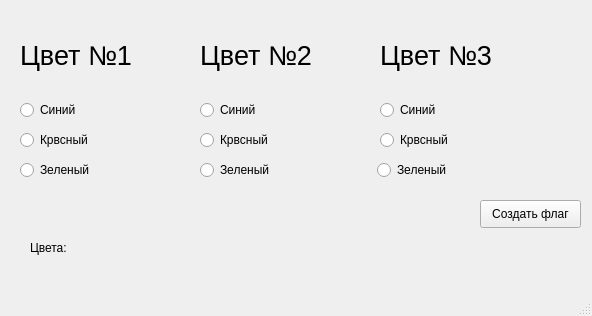
<?xml version="1.0" encoding="UTF-8"?>
<ui version="4.0">
 <class>MainWindow</class>
 <widget class="QMainWindow" name="MainWindow">
  <property name="enabled">
   <bool>true</bool>
  </property>
  <property name="geometry">
   <rect>
    <x>0</x>
    <y>0</y>
    <width>592</width>
    <height>316</height>
   </rect>
  </property>
  <property name="windowTitle">
   <string>Текстовый флаг </string>
  </property>
  <widget class="QWidget" name="centralwidget">
   <widget class="QLabel" name="label">
    <property name="geometry">
     <rect>
      <x>20</x>
      <y>20</y>
      <width>141</width>
      <height>71</height>
     </rect>
    </property>
    <property name="font">
     <font>
      <pointsize>20</pointsize>
     </font>
    </property>
    <property name="text">
     <string>Цвет №1</string>
    </property>
   </widget>
   <widget class="QLabel" name="label_2">
    <property name="geometry">
     <rect>
      <x>200</x>
      <y>20</y>
      <width>151</width>
      <height>71</height>
     </rect>
    </property>
    <property name="font">
     <font>
      <pointsize>20</pointsize>
     </font>
    </property>
    <property name="text">
     <string>Цвет №2</string>
    </property>
   </widget>
   <widget class="QLabel" name="label_3">
    <property name="geometry">
     <rect>
      <x>380</x>
      <y>20</y>
      <width>171</width>
      <height>71</height>
     </rect>
    </property>
    <property name="font">
     <font>
      <pointsize>20</pointsize>
     </font>
    </property>
    <property name="text">
     <string>Цвет №3</string>
    </property>
   </widget>
   <widget class="QRadioButton" name="radioButton_Bluy_1">
    <property name="geometry">
     <rect>
      <x>20</x>
      <y>100</y>
      <width>95</width>
      <height>20</height>
     </rect>
    </property>
    <property name="text">
     <string>Синий</string>
    </property>
   </widget>
   <widget class="QRadioButton" name="radioButton_Red_1">
    <property name="geometry">
     <rect>
      <x>20</x>
      <y>130</y>
      <width>95</width>
      <height>20</height>
     </rect>
    </property>
    <property name="text">
     <string>Крвсный</string>
    </property>
   </widget>
   <widget class="QRadioButton" name="radioButton_Green_1">
    <property name="geometry">
     <rect>
      <x>20</x>
      <y>160</y>
      <width>95</width>
      <height>20</height>
     </rect>
    </property>
    <property name="text">
     <string>Зеленый</string>
    </property>
   </widget>
   <widget class="QPushButton" name="pushButton">
    <property name="geometry">
     <rect>
      <x>480</x>
      <y>200</y>
      <width>101</width>
      <height>28</height>
     </rect>
    </property>
    <property name="text">
     <string>Создать флаг</string>
    </property>
   </widget>
   <widget class="QLabel" name="label_4">
    <property name="geometry">
     <rect>
      <x>30</x>
      <y>240</y>
      <width>55</width>
      <height>16</height>
     </rect>
    </property>
    <property name="text">
     <string>Цвета: </string>
    </property>
   </widget>
   <widget class="QRadioButton" name="radioButton_Bluy_2">
    <property name="geometry">
     <rect>
      <x>200</x>
      <y>100</y>
      <width>95</width>
      <height>20</height>
     </rect>
    </property>
    <property name="text">
     <string>Синий</string>
    </property>
   </widget>
   <widget class="QRadioButton" name="radioButton_Green_2">
    <property name="geometry">
     <rect>
      <x>200</x>
      <y>160</y>
      <width>95</width>
      <height>20</height>
     </rect>
    </property>
    <property name="text">
     <string>Зеленый</string>
    </property>
   </widget>
   <widget class="QRadioButton" name="radioButton_Red_2">
    <property name="geometry">
     <rect>
      <x>200</x>
      <y>130</y>
      <width>95</width>
      <height>20</height>
     </rect>
    </property>
    <property name="text">
     <string>Крвсный</string>
    </property>
   </widget>
   <widget class="QRadioButton" name="radioButton_Bluy_3">
    <property name="geometry">
     <rect>
      <x>380</x>
      <y>100</y>
      <width>95</width>
      <height>20</height>
     </rect>
    </property>
    <property name="text">
     <string>Синий</string>
    </property>
   </widget>
   <widget class="QRadioButton" name="radioButton_Red_3">
    <property name="geometry">
     <rect>
      <x>380</x>
      <y>130</y>
      <width>95</width>
      <height>20</height>
     </rect>
    </property>
    <property name="text">
     <string>Крвсный</string>
    </property>
   </widget>
   <widget class="QRadioButton" name="radioButton_Green_3">
    <property name="geometry">
     <rect>
      <x>377</x>
      <y>160</y>
      <width>95</width>
      <height>20</height>
     </rect>
    </property>
    <property name="text">
     <string>Зеленый</string>
    </property>
   </widget>
   <zorder>label</zorder>
   <zorder>label_2</zorder>
   <zorder>label_3</zorder>
   <zorder>radioButton_Bluy_1</zorder>
   <zorder>radioButton_Green_1</zorder>
   <zorder>pushButton</zorder>
   <zorder>label_4</zorder>
   <zorder>radioButton_Red_1</zorder>
   <zorder>radioButton_Bluy_2</zorder>
   <zorder>radioButton_Green_2</zorder>
   <zorder>radioButton_Red_2</zorder>
   <zorder>radioButton_Bluy_3</zorder>
   <zorder>radioButton_Red_3</zorder>
   <zorder>radioButton_Green_3</zorder>
  </widget>
  <widget class="QMenuBar" name="menubar">
   <property name="geometry">
    <rect>
     <x>0</x>
     <y>0</y>
     <width>592</width>
     <height>26</height>
    </rect>
   </property>
  </widget>
  <widget class="QStatusBar" name="statusbar"/>
 </widget>
 <resources/>
 <connections/>
</ui>
